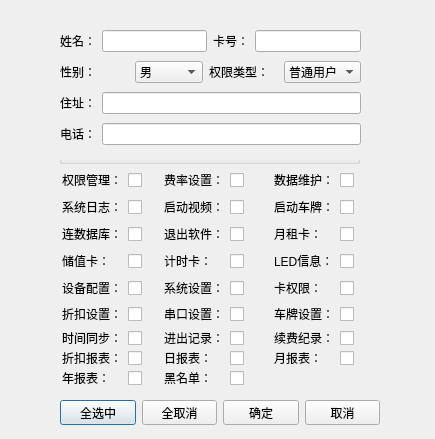
<?xml version="1.0" encoding="UTF-8"?>
<ui version="4.0">
 <class>CRigthMgmDataDlg</class>
 <widget class="QDialog" name="CRigthMgmDataDlg">
  <property name="geometry">
   <rect>
    <x>0</x>
    <y>0</y>
    <width>435</width>
    <height>439</height>
   </rect>
  </property>
  <property name="windowTitle">
   <string>用户权限管理</string>
  </property>
  <widget class="QGroupBox" name="groupBox">
   <property name="geometry">
    <rect>
     <x>59</x>
     <y>160</y>
     <width>301</width>
     <height>4</height>
    </rect>
   </property>
   <property name="title">
    <string/>
   </property>
  </widget>
  <widget class="QWidget" name="layoutWidget">
   <property name="geometry">
    <rect>
     <x>60</x>
     <y>27</y>
     <width>301</width>
     <height>121</height>
    </rect>
   </property>
   <layout class="QVBoxLayout" name="verticalLayout_2">
    <item>
     <layout class="QHBoxLayout" name="horizontalLayout_2">
      <item>
       <widget class="QLabel" name="label">
        <property name="text">
         <string>姓名：</string>
        </property>
       </widget>
      </item>
      <item>
       <widget class="QLineEdit" name="edtName"/>
      </item>
      <item>
       <widget class="QLabel" name="label_32">
        <property name="text">
         <string>卡号：</string>
        </property>
       </widget>
      </item>
      <item>
       <widget class="QLineEdit" name="edtCardID"/>
      </item>
     </layout>
    </item>
    <item>
     <layout class="QHBoxLayout" name="horizontalLayout_10">
      <item>
       <widget class="QLabel" name="label_2">
        <property name="text">
         <string>性别：</string>
        </property>
       </widget>
      </item>
      <item>
       <widget class="QComboBox" name="cbxSex">
        <item>
         <property name="text">
          <string>男</string>
         </property>
        </item>
        <item>
         <property name="text">
          <string>女</string>
         </property>
        </item>
       </widget>
      </item>
      <item>
       <widget class="QLabel" name="label_10">
        <property name="text">
         <string>权限类型：</string>
        </property>
       </widget>
      </item>
      <item>
       <widget class="QComboBox" name="cbxRType">
        <item>
         <property name="text">
          <string>普通用户</string>
         </property>
        </item>
        <item>
         <property name="text">
          <string>超级用户</string>
         </property>
        </item>
       </widget>
      </item>
     </layout>
    </item>
    <item>
     <layout class="QHBoxLayout" name="horizontalLayout_11">
      <item>
       <widget class="QLabel" name="label_11">
        <property name="text">
         <string>住址：</string>
        </property>
       </widget>
      </item>
      <item>
       <widget class="QLineEdit" name="edtAddr"/>
      </item>
     </layout>
    </item>
    <item>
     <layout class="QHBoxLayout" name="horizontalLayout_12">
      <item>
       <widget class="QLabel" name="label_12">
        <property name="text">
         <string>电话：</string>
        </property>
       </widget>
      </item>
      <item>
       <widget class="QLineEdit" name="edtTel"/>
      </item>
     </layout>
    </item>
   </layout>
  </widget>
  <widget class="QWidget" name="layoutWidget">
   <property name="geometry">
    <rect>
     <x>60</x>
     <y>400</y>
     <width>320</width>
     <height>25</height>
    </rect>
   </property>
   <layout class="QHBoxLayout" name="horizontalLayout">
    <item>
     <widget class="QPushButton" name="btnAllOk">
      <property name="text">
       <string>全选中</string>
      </property>
     </widget>
    </item>
    <item>
     <widget class="QPushButton" name="btnAllCancel">
      <property name="text">
       <string>全取消</string>
      </property>
     </widget>
    </item>
    <item>
     <widget class="QPushButton" name="btnOk">
      <property name="text">
       <string>确定</string>
      </property>
     </widget>
    </item>
    <item>
     <widget class="QPushButton" name="btnCancel">
      <property name="text">
       <string>取消</string>
      </property>
     </widget>
    </item>
   </layout>
  </widget>
  <widget class="QCheckBox" name="chxStartVideo">
   <property name="geometry">
    <rect>
     <x>230</x>
     <y>199</y>
     <width>16</width>
     <height>16</height>
    </rect>
   </property>
   <property name="text">
    <string/>
   </property>
  </widget>
  <widget class="QLabel" name="label_14">
   <property name="geometry">
    <rect>
     <x>164</x>
     <y>199</y>
     <width>60</width>
     <height>16</height>
    </rect>
   </property>
   <property name="text">
    <string>启动视频：</string>
   </property>
  </widget>
  <widget class="QCheckBox" name="chxStartPlate">
   <property name="geometry">
    <rect>
     <x>340</x>
     <y>199</y>
     <width>16</width>
     <height>16</height>
    </rect>
   </property>
   <property name="text">
    <string/>
   </property>
  </widget>
  <widget class="QLabel" name="label_15">
   <property name="geometry">
    <rect>
     <x>274</x>
     <y>199</y>
     <width>60</width>
     <height>16</height>
    </rect>
   </property>
   <property name="text">
    <string>启动车牌：</string>
   </property>
  </widget>
  <widget class="QCheckBox" name="chxConnectDB">
   <property name="geometry">
    <rect>
     <x>128</x>
     <y>226</y>
     <width>16</width>
     <height>16</height>
    </rect>
   </property>
   <property name="text">
    <string/>
   </property>
  </widget>
  <widget class="QLabel" name="label_16">
   <property name="geometry">
    <rect>
     <x>62</x>
     <y>226</y>
     <width>60</width>
     <height>16</height>
    </rect>
   </property>
   <property name="text">
    <string>连数据库：</string>
   </property>
  </widget>
  <widget class="QCheckBox" name="chxExit">
   <property name="geometry">
    <rect>
     <x>230</x>
     <y>226</y>
     <width>16</width>
     <height>16</height>
    </rect>
   </property>
   <property name="text">
    <string/>
   </property>
  </widget>
  <widget class="QLabel" name="label_17">
   <property name="geometry">
    <rect>
     <x>164</x>
     <y>226</y>
     <width>60</width>
     <height>16</height>
    </rect>
   </property>
   <property name="text">
    <string>退出软件：</string>
   </property>
  </widget>
  <widget class="QCheckBox" name="chxMonthCard">
   <property name="geometry">
    <rect>
     <x>340</x>
     <y>226</y>
     <width>16</width>
     <height>16</height>
    </rect>
   </property>
   <property name="text">
    <string/>
   </property>
  </widget>
  <widget class="QLabel" name="label_6">
   <property name="geometry">
    <rect>
     <x>274</x>
     <y>226</y>
     <width>48</width>
     <height>16</height>
    </rect>
   </property>
   <property name="text">
    <string>月租卡：</string>
   </property>
  </widget>
  <widget class="QLabel" name="label_18">
   <property name="geometry">
    <rect>
     <x>62</x>
     <y>253</y>
     <width>48</width>
     <height>16</height>
    </rect>
   </property>
   <property name="text">
    <string>储值卡：</string>
   </property>
  </widget>
  <widget class="QCheckBox" name="chxValueCard">
   <property name="geometry">
    <rect>
     <x>128</x>
     <y>253</y>
     <width>16</width>
     <height>16</height>
    </rect>
   </property>
   <property name="text">
    <string/>
   </property>
  </widget>
  <widget class="QCheckBox" name="chxTimeCard">
   <property name="geometry">
    <rect>
     <x>230</x>
     <y>253</y>
     <width>16</width>
     <height>16</height>
    </rect>
   </property>
   <property name="text">
    <string/>
   </property>
  </widget>
  <widget class="QLabel" name="label_19">
   <property name="geometry">
    <rect>
     <x>164</x>
     <y>253</y>
     <width>48</width>
     <height>16</height>
    </rect>
   </property>
   <property name="text">
    <string>计时卡：</string>
   </property>
  </widget>
  <widget class="QLabel" name="label_20">
   <property name="geometry">
    <rect>
     <x>274</x>
     <y>253</y>
     <width>54</width>
     <height>16</height>
    </rect>
   </property>
   <property name="text">
    <string>LED信息：</string>
   </property>
  </widget>
  <widget class="QCheckBox" name="chxLedInfo">
   <property name="geometry">
    <rect>
     <x>340</x>
     <y>253</y>
     <width>16</width>
     <height>16</height>
    </rect>
   </property>
   <property name="text">
    <string/>
   </property>
  </widget>
  <widget class="QCheckBox" name="chxDeviceConfig">
   <property name="geometry">
    <rect>
     <x>128</x>
     <y>280</y>
     <width>16</width>
     <height>16</height>
    </rect>
   </property>
   <property name="text">
    <string/>
   </property>
  </widget>
  <widget class="QLabel" name="label_8">
   <property name="geometry">
    <rect>
     <x>62</x>
     <y>280</y>
     <width>60</width>
     <height>16</height>
    </rect>
   </property>
   <property name="text">
    <string>设备配置：</string>
   </property>
  </widget>
  <widget class="QCheckBox" name="chxSystemSet">
   <property name="geometry">
    <rect>
     <x>230</x>
     <y>280</y>
     <width>16</width>
     <height>16</height>
    </rect>
   </property>
   <property name="text">
    <string/>
   </property>
  </widget>
  <widget class="QLabel" name="label_9">
   <property name="geometry">
    <rect>
     <x>164</x>
     <y>280</y>
     <width>60</width>
     <height>16</height>
    </rect>
   </property>
   <property name="text">
    <string>系统设置：</string>
   </property>
  </widget>
  <widget class="QCheckBox" name="chxCardRight">
   <property name="geometry">
    <rect>
     <x>340</x>
     <y>280</y>
     <width>16</width>
     <height>16</height>
    </rect>
   </property>
   <property name="text">
    <string/>
   </property>
  </widget>
  <widget class="QLabel" name="label_21">
   <property name="geometry">
    <rect>
     <x>274</x>
     <y>280</y>
     <width>48</width>
     <height>16</height>
    </rect>
   </property>
   <property name="text">
    <string>卡权限：</string>
   </property>
  </widget>
  <widget class="QLabel" name="label_22">
   <property name="geometry">
    <rect>
     <x>164</x>
     <y>306</y>
     <width>60</width>
     <height>16</height>
    </rect>
   </property>
   <property name="text">
    <string>串口设置：</string>
   </property>
  </widget>
  <widget class="QCheckBox" name="chxSerialPortSet">
   <property name="geometry">
    <rect>
     <x>230</x>
     <y>306</y>
     <width>16</width>
     <height>16</height>
    </rect>
   </property>
   <property name="text">
    <string/>
   </property>
  </widget>
  <widget class="QLabel" name="label_23">
   <property name="geometry">
    <rect>
     <x>274</x>
     <y>306</y>
     <width>60</width>
     <height>16</height>
    </rect>
   </property>
   <property name="text">
    <string>车牌设置：</string>
   </property>
  </widget>
  <widget class="QCheckBox" name="chxPlateSet">
   <property name="geometry">
    <rect>
     <x>340</x>
     <y>306</y>
     <width>16</width>
     <height>16</height>
    </rect>
   </property>
   <property name="text">
    <string/>
   </property>
  </widget>
  <widget class="QLabel" name="label_24">
   <property name="geometry">
    <rect>
     <x>164</x>
     <y>330</y>
     <width>60</width>
     <height>16</height>
    </rect>
   </property>
   <property name="text">
    <string>进出记录：</string>
   </property>
  </widget>
  <widget class="QCheckBox" name="chxPassRecord">
   <property name="geometry">
    <rect>
     <x>230</x>
     <y>330</y>
     <width>16</width>
     <height>16</height>
    </rect>
   </property>
   <property name="text">
    <string/>
   </property>
  </widget>
  <widget class="QLabel" name="label_25">
   <property name="geometry">
    <rect>
     <x>274</x>
     <y>330</y>
     <width>60</width>
     <height>16</height>
    </rect>
   </property>
   <property name="text">
    <string>续费纪录：</string>
   </property>
  </widget>
  <widget class="QCheckBox" name="chxFeeRecord">
   <property name="geometry">
    <rect>
     <x>340</x>
     <y>330</y>
     <width>16</width>
     <height>16</height>
    </rect>
   </property>
   <property name="text">
    <string/>
   </property>
  </widget>
  <widget class="QLabel" name="label_26">
   <property name="geometry">
    <rect>
     <x>62</x>
     <y>350</y>
     <width>60</width>
     <height>16</height>
    </rect>
   </property>
   <property name="text">
    <string>折扣报表：</string>
   </property>
  </widget>
  <widget class="QCheckBox" name="chxDiscountReport">
   <property name="geometry">
    <rect>
     <x>128</x>
     <y>350</y>
     <width>16</width>
     <height>16</height>
    </rect>
   </property>
   <property name="text">
    <string/>
   </property>
  </widget>
  <widget class="QLabel" name="label_27">
   <property name="geometry">
    <rect>
     <x>164</x>
     <y>350</y>
     <width>48</width>
     <height>16</height>
    </rect>
   </property>
   <property name="text">
    <string>日报表：</string>
   </property>
  </widget>
  <widget class="QCheckBox" name="chxDailyReport">
   <property name="geometry">
    <rect>
     <x>230</x>
     <y>350</y>
     <width>16</width>
     <height>16</height>
    </rect>
   </property>
   <property name="text">
    <string/>
   </property>
  </widget>
  <widget class="QLabel" name="label_28">
   <property name="geometry">
    <rect>
     <x>274</x>
     <y>350</y>
     <width>48</width>
     <height>16</height>
    </rect>
   </property>
   <property name="text">
    <string>月报表：</string>
   </property>
  </widget>
  <widget class="QCheckBox" name="chxMonthlyReport">
   <property name="geometry">
    <rect>
     <x>340</x>
     <y>350</y>
     <width>16</width>
     <height>16</height>
    </rect>
   </property>
   <property name="text">
    <string/>
   </property>
  </widget>
  <widget class="QLabel" name="label_29">
   <property name="geometry">
    <rect>
     <x>62</x>
     <y>370</y>
     <width>48</width>
     <height>16</height>
    </rect>
   </property>
   <property name="text">
    <string>年报表：</string>
   </property>
  </widget>
  <widget class="QCheckBox" name="chxYearlyReport">
   <property name="geometry">
    <rect>
     <x>128</x>
     <y>370</y>
     <width>16</width>
     <height>16</height>
    </rect>
   </property>
   <property name="text">
    <string/>
   </property>
  </widget>
  <widget class="QCheckBox" name="chxRMgm">
   <property name="geometry">
    <rect>
     <x>128</x>
     <y>172</y>
     <width>16</width>
     <height>16</height>
    </rect>
   </property>
   <property name="text">
    <string/>
   </property>
  </widget>
  <widget class="QLabel" name="label_7">
   <property name="geometry">
    <rect>
     <x>274</x>
     <y>172</y>
     <width>60</width>
     <height>16</height>
    </rect>
   </property>
   <property name="text">
    <string>数据维护：</string>
   </property>
  </widget>
  <widget class="QCheckBox" name="chxRate">
   <property name="geometry">
    <rect>
     <x>230</x>
     <y>172</y>
     <width>16</width>
     <height>16</height>
    </rect>
   </property>
   <property name="text">
    <string/>
   </property>
  </widget>
  <widget class="QCheckBox" name="chxData">
   <property name="geometry">
    <rect>
     <x>340</x>
     <y>172</y>
     <width>16</width>
     <height>16</height>
    </rect>
   </property>
   <property name="text">
    <string/>
   </property>
  </widget>
  <widget class="QLabel" name="label_13">
   <property name="geometry">
    <rect>
     <x>164</x>
     <y>172</y>
     <width>60</width>
     <height>16</height>
    </rect>
   </property>
   <property name="text">
    <string>费率设置：</string>
   </property>
  </widget>
  <widget class="QLabel" name="label_3">
   <property name="geometry">
    <rect>
     <x>62</x>
     <y>172</y>
     <width>60</width>
     <height>16</height>
    </rect>
   </property>
   <property name="text">
    <string>权限管理：</string>
   </property>
  </widget>
  <widget class="QCheckBox" name="chxSysLog">
   <property name="geometry">
    <rect>
     <x>128</x>
     <y>199</y>
     <width>16</width>
     <height>16</height>
    </rect>
   </property>
   <property name="text">
    <string/>
   </property>
  </widget>
  <widget class="QLabel" name="label_4">
   <property name="geometry">
    <rect>
     <x>62</x>
     <y>199</y>
     <width>60</width>
     <height>16</height>
    </rect>
   </property>
   <property name="text">
    <string>系统日志：</string>
   </property>
  </widget>
  <widget class="QLabel" name="label_5">
   <property name="geometry">
    <rect>
     <x>62</x>
     <y>306</y>
     <width>60</width>
     <height>16</height>
    </rect>
   </property>
   <property name="text">
    <string>折扣设置：</string>
   </property>
  </widget>
  <widget class="QCheckBox" name="chxDiscountSet">
   <property name="geometry">
    <rect>
     <x>128</x>
     <y>306</y>
     <width>16</width>
     <height>16</height>
    </rect>
   </property>
   <property name="text">
    <string/>
   </property>
  </widget>
  <widget class="QCheckBox" name="chxSyncTime">
   <property name="geometry">
    <rect>
     <x>128</x>
     <y>330</y>
     <width>16</width>
     <height>16</height>
    </rect>
   </property>
   <property name="text">
    <string/>
   </property>
  </widget>
  <widget class="QLabel" name="label_30">
   <property name="geometry">
    <rect>
     <x>62</x>
     <y>330</y>
     <width>60</width>
     <height>16</height>
    </rect>
   </property>
   <property name="text">
    <string>时间同步：</string>
   </property>
  </widget>
  <widget class="QCheckBox" name="chkBlacklist">
   <property name="geometry">
    <rect>
     <x>230</x>
     <y>370</y>
     <width>16</width>
     <height>16</height>
    </rect>
   </property>
   <property name="text">
    <string/>
   </property>
  </widget>
  <widget class="QLabel" name="label_31">
   <property name="geometry">
    <rect>
     <x>164</x>
     <y>370</y>
     <width>48</width>
     <height>16</height>
    </rect>
   </property>
   <property name="text">
    <string>黑名单：</string>
   </property>
  </widget>
 </widget>
 <resources/>
 <connections/>
</ui>
